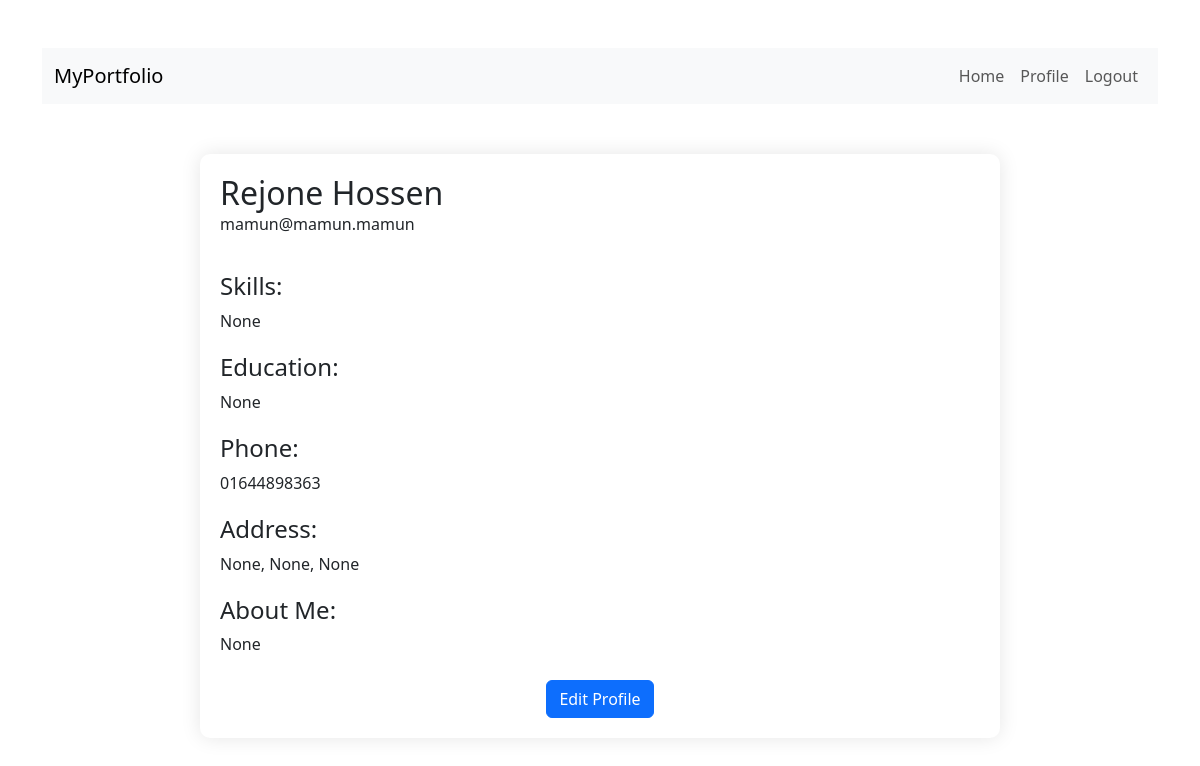
Page /profile/ (signed in) on the committed database.
### myApp/models.py (models this page shows)
class customuser(AbstractUser):
    full_name= models.CharField(max_length=100,null=True)
    image=models.ImageField(upload_to='static/image')
    skills=models.CharField(max_length=100, null=True)
    work_experience=models.CharField(max_length=100, null=True)
    education=models.CharField(max_length=150, null=True)
    phone= models.CharField(max_length=50, null=True)
    address=models.CharField(max_length=100, null=True)
    city=models.CharField(max_length=100, null=True)
    country=models.CharField(max_length=100, null=True)
    about= models.TextField(null=True, blank=True)

### myProject/views.py (the view)
# urls.py: path('profile/',profile,name="profile"),
def profile(request):
    return render(request,'profile.html')

### Template/profile.html (shortened to what this page needs)
{% extends 'index.html' %}
{% block content %}
<div class="container profile-container">
    <div class="profile-header">
        <div>
            <h2>{{ user.full_name }}</h2>
            <p>{{ user.email }}</p>
        </div>
    </div>
    <div class="profile-info">
        <h4>Skills:</h4>
        <p>{{ user.skills }}</p>
        <h4>Education:</h4>
        <p>{{ user.education }}</p>
        <h4>Phone:</h4>
        <p>{{ user.phone }}</p>
        <h4>Address:</h4>
        <p>{{ user.address }}, {{ user.city }}, {{ user.country }}</p>
        <h4>About Me:</h4>
        <p>{{ user.about }}</p>
    </div>
    <div class="mt-4 text-center">
        <a href="{% url 'editprofile' %}" class="btn btn-primary">Edit Profile</a>
    </div>
</div>
{% endblock content %}

### Template/index.html (style rules this page uses)
.profile-container { max-width: 800px; margin: 50px auto; background-color: #fff; padding: 20px; border-radius: 10px; box-shadow: 0 0 20px rgba(0, 0, 0, 0.1); }
.profile-header { display: flex; align-items: center; gap: 20px; margin-bottom: 20px; }
.profile-header h2 { margin: 0; }
.profile-info h4 { margin-top: 20px; }

### rows in the picture
customuser: full_name "Rejone Hossen", email "mamun@mamun.mamun", skills "None", education "None", phone "01644898363", address "None", city "None", country "None", about "None"
